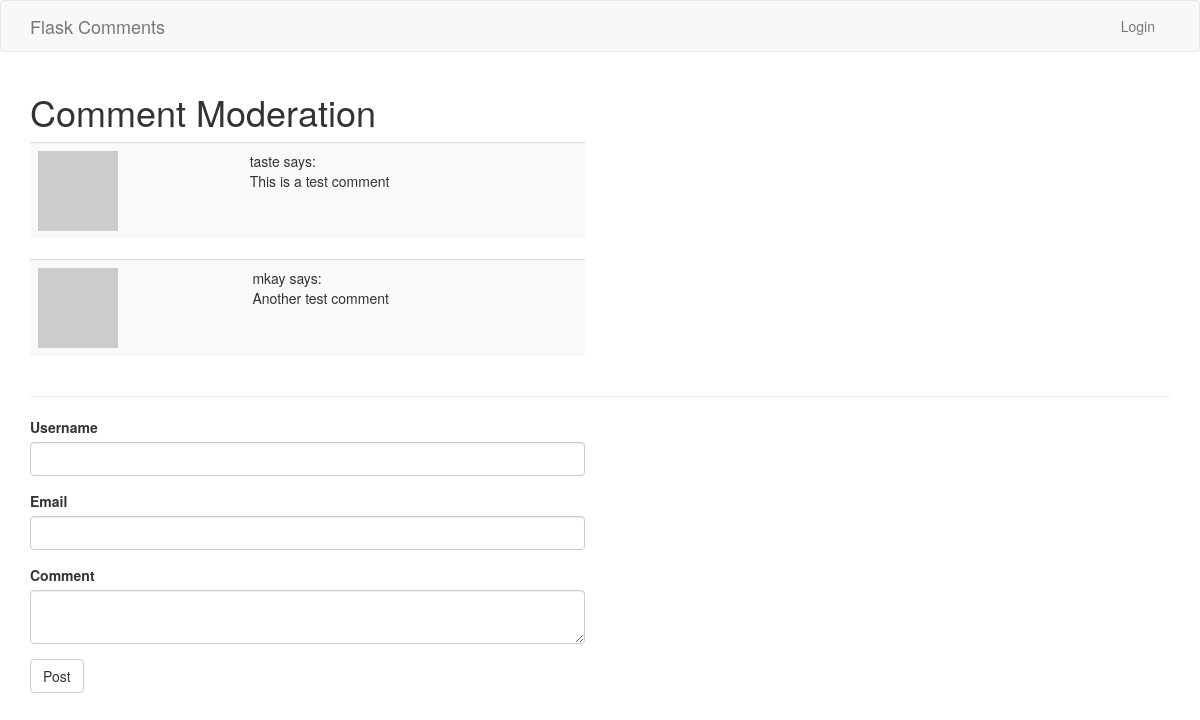
The page /index on the database as committed earlier.
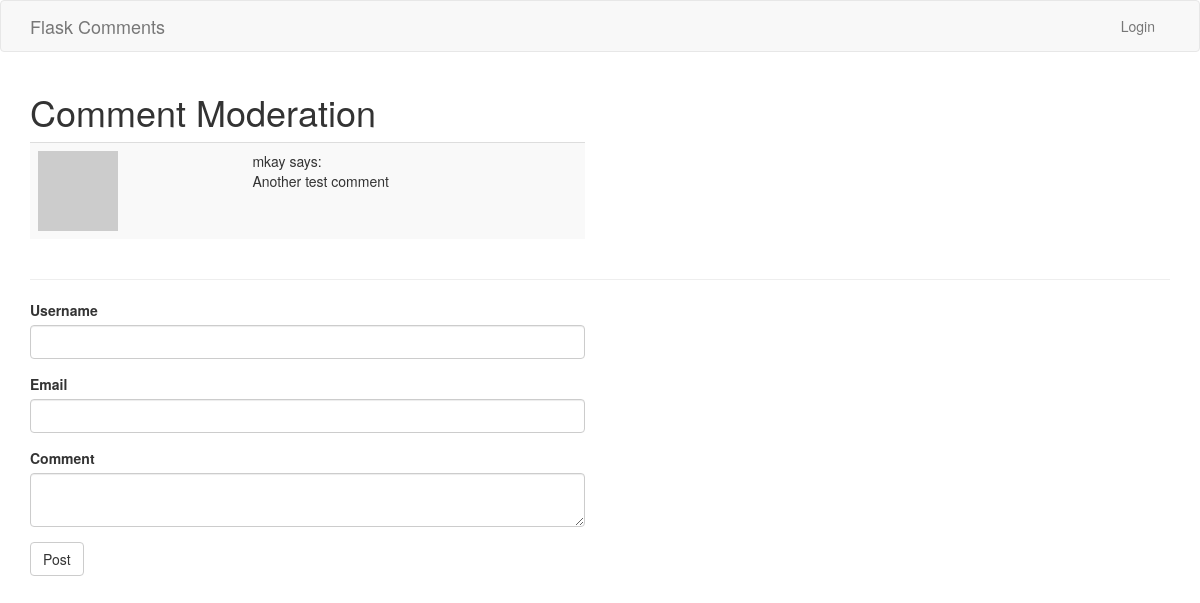
The same page on the database as committed later.
### app/models.py (models this page shows, shortened)
class UserComment(db.Model):
    id = db.Column(db.Integer, primary_key=True)
    username = db.Column(db.String(64), index=True)
    email = db.Column(db.String(120), index=True)
    content = db.Column(db.String(255))
    timestamp = db.Column(db.DateTime, index=True, default=datetime.utcnow)
    allowed_comment = db.Column(db.Boolean, default=False)
    def avatar(self, size):
        digest = md5(self.email.lower().encode('utf-8')).hexdigest()
        return 'https://www.gravatar.com/avatar/{}?d=identicon&s={}'.format(
            digest, size)

### app/routes.py (the view, shortened to what this page needs)
@app.route('/', methods=['GET', 'POST'])
@app.route('/index', methods=['GET', 'POST'])
def index():
    users = UserComment.query.filter_by(allowed_comment=True).all()
    form = CommentForm()
    return render_template(
                           'index.html',
                           form=form,
                           users=users
                           )

### app/forms.py
class CommentForm(FlaskForm):
    username = StringField('Username', validators=[DataRequired()])
    email = StringField('Email', validators=[DataRequired(), Email()])
    comment = TextAreaField('Comment', validators=[DataRequired()])
    submit = SubmitField('Post')

### app/templates/index.html
{% extends 'base.html' %}
{% import 'bootstrap/wtf.html' as wtf %}
{% block app_context %}
    <div class="row">
        <div class="col-md-12">
            <h1>Comment Moderation</h1>
        </div>
    </div>
    <div class="row">
        <div class="col-md-6">
            {% for user in users %}
                <table class="table table-striped">
                    <tr valign="top">
                        <td><img src="{{ user.avatar(36) }}"></td>
                        <td>{{ user.username }} says:<br>{{ user.content }}</td>
                    </tr>
                </table>
            {% endfor %}
        </div>
    </div>
    <hr>
    <div class="row">
        <div class="col-md-6">
            {{ wtf.quick_form(form) }}
        </div>
    </div>
{% endblock %}

Rows that differ between the two databases and show on the page:
removed UserComment: username "taste", content "This is a test comment"
